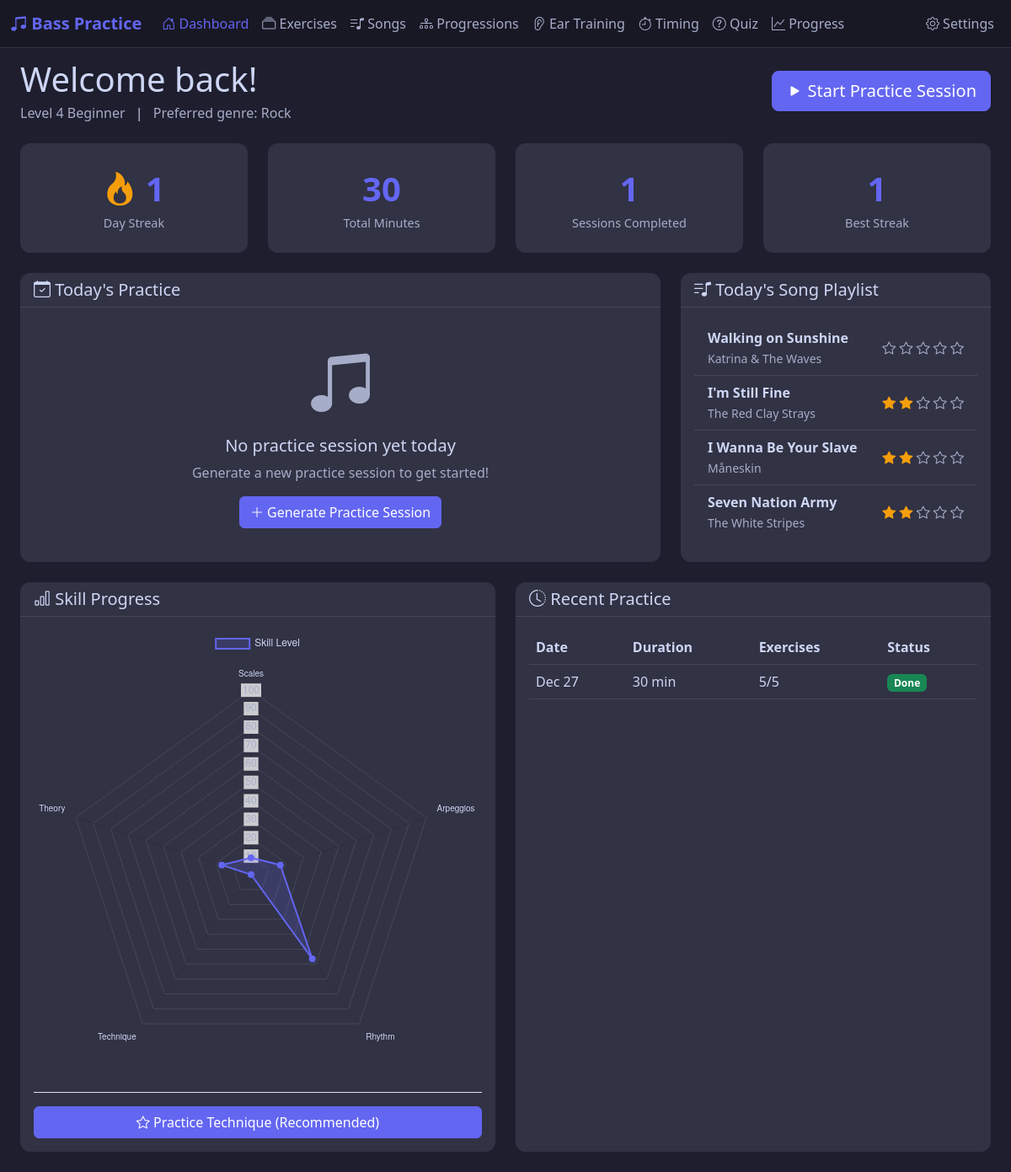
The page / on the database its author committed.
### app/models.py (models this page shows, shortened)
class UserProfile(db.Model):
    __tablename__ = 'user_profile'
    id = db.Column(db.Integer, primary_key=True)
    skill_level = db.Column(db.Integer, default=1)  # 1-10 scale
    skill_category = db.Column(db.String(20), default='beginner')  # beginner, intermediate, advanced
    preferred_genre = db.Column(db.String(50), default='rock')
    session_duration = db.Column(db.Integer, default=30)  # minutes
    bass_tuning = db.Column(db.String(20), default='standard')
    created_at = db.Column(db.DateTime, default=datetime.utcnow)

class PracticeStreak(db.Model):
    __tablename__ = 'practice_streaks'
    id = db.Column(db.Integer, primary_key=True)
    current_streak = db.Column(db.Integer, default=0)
    longest_streak = db.Column(db.Integer, default=0)
    last_practice_date = db.Column(db.Date)
    total_practice_days = db.Column(db.Integer, default=0)
    updated_at = db.Column(db.DateTime, default=datetime.utcnow, onupdate=datetime.utcnow)

class Song(db.Model):
    __tablename__ = 'songs'
    id = db.Column(db.Integer, primary_key=True)
    title = db.Column(db.String(100), nullable=False)
    artist = db.Column(db.String(100))
    genre = db.Column(db.String(50))
    difficulty_level = db.Column(db.Integer)  # 1-10
    key_signature = db.Column(db.String(10))
    tempo_bpm = db.Column(db.Integer)
    duration_minutes = db.Column(db.Integer)
    bass_notes = db.Column(db.Text)  # JSON array of bass notes/tabs
    chord_progression = db.Column(db.Text)  # JSON array of chords
    youtube_url = db.Column(db.String(255))
    practice_notes = db.Column(db.Text)
    mastery_level = db.Column(db.Integer, default=0)  # 0-5 scale
    last_practiced = db.Column(db.Date)
    practice_count = db.Column(db.Integer, default=0)
    created_at = db.Column(db.DateTime, default=datetime.utcnow)

class Progress(db.Model):
    __tablename__ = 'progress'
    id = db.Column(db.Integer, primary_key=True)
    category = db.Column(db.String(30), nullable=False)  # scales, arpeggios, etc.
    skill_level = db.Column(db.Float, default=0.0)  # 0.0-1.0 progress within level
    exercises_completed = db.Column(db.Integer, default=0)
    total_practice_time = db.Column(db.Integer, default=0)  # minutes
    last_practiced = db.Column(db.Date)
    updated_at = db.Column(db.DateTime, default=datetime.utcnow, onupdate=datetime.utcnow)

class PracticeSession(db.Model):
    __tablename__ = 'practice_sessions'
    id = db.Column(db.Integer, primary_key=True)
    session_date = db.Column(db.Date, nullable=False, default=date.today)
    planned_duration = db.Column(db.Integer)  # minutes
    actual_duration = db.Column(db.Integer)  # minutes
    completed_exercises = db.Column(db.Integer, default=0)
    total_exercises = db.Column(db.Integer, default=0)
    session_notes = db.Column(db.Text)
    session_rating = db.Column(db.Integer)  # 1-5 stars
    is_completed = db.Column(db.Boolean, default=False)
    created_at = db.Column(db.DateTime, default=datetime.utcnow)
    exercises = db.relationship('SessionExercise', backref='session', lazy=True, cascade='all, delete-orphan')

### app/routes.py (the view)
@main_bp.route('/')
def dashboard():
    profile = UserProfile.query.first()
    if not profile:
        return redirect(url_for('main.settings'))
    streak = PracticeStreak.query.first()
    if not streak:
        streak = PracticeStreak()
        db.session.add(streak)
        db.session.commit()
    today = date.today()
    todays_session = PracticeSession.query.filter_by(session_date=today).first()
    recent_sessions = PracticeSession.query.order_by(
        PracticeSession.session_date.desc()
    ).limit(7).all()
    progress_data = Progress.query.all()
    song_playlist = generate_daily_song_playlist()
    total_practice_time = db.session.query(
        db.func.sum(PracticeSession.actual_duration)
    ).scalar() or 0
    total_sessions = PracticeSession.query.filter_by(is_completed=True).count()
    lowest_category = None
    if progress_data:
        lowest_progress = min(progress_data, key=lambda p: p.skill_level)
        lowest_category = lowest_progress.category
    else:
        lowest_category = EXERCISE_CATEGORIES[0] if EXERCISE_CATEGORIES else 'scales'
    return render_template('dashboard.html',
        profile=profile,
        streak=streak,
        todays_session=todays_session,
        recent_sessions=recent_sessions,
        progress_data=progress_data,
        song_playlist=song_playlist,
        total_practice_time=total_practice_time,
        total_sessions=total_sessions,
        recommended_category=lowest_category
    )

### app/templates/dashboard.html (shortened to what this page needs)
{% extends "base.html" %}
{% block content %}
<div class="container-fluid px-4">
    <div class="row mb-4">
        <div class="col-12">
            <div class="d-flex justify-content-between align-items-center">
                <div>
                    <h1 class="mb-1">Welcome back!</h1>
                    <p class="text-secondary mb-0">
                        Level {{ profile.skill_level }} {{ profile.skill_category|capitalize }}
                        <span class="mx-2">|</span>
                        Preferred genre: {{ profile.preferred_genre|capitalize }}
                    </p>
                </div>
                <form action="{{ url_for('main.generate_practice') }}" method="POST">
                    <button type="submit" class="btn btn-primary btn-lg">
                        <i class="bi bi-play-fill"></i> Start Practice Session
                    </button>
                </form>
            </div>
        </div>
    </div>
    <div class="row mb-4">
        <div class="col-md-3">
            <div class="card stat-card">
                <div class="stat-value">
                    <i class="bi bi-fire streak-fire"></i> {{ streak.current_streak }}
                </div>
                <div class="stat-label">Day Streak</div>
            </div>
        </div>
        <div class="col-md-3">
            <div class="card stat-card">
                <div class="stat-value">{{ total_practice_time }}</div>
                <div class="stat-label">Total Minutes</div>
            </div>
        </div>
        <div class="col-md-3">
            <div class="card stat-card">
                <div class="stat-value">{{ total_sessions }}</div>
                <div class="stat-label">Sessions Completed</div>
            </div>
        </div>
        <div class="col-md-3">
            <div class="card stat-card">
                <div class="stat-value">{{ streak.longest_streak }}</div>
                <div class="stat-label">Best Streak</div>
            </div>
        </div>
    </div>
    <div class="row">
        <div class="col-lg-8 mb-4">
            <div class="card h-100">
                <div class="card-header d-flex justify-content-between align-items-center">
                    <h5 class="mb-0"><i class="bi bi-calendar-check"></i> Today's Practice</h5>
                </div>
                <div class="card-body">
                    {% if todays_session %}
                        <div class="mb-3">
                            <div class="d-flex justify-content-between mb-2">
                                <span>Progress</span>
                                <span>{{ todays_session.completed_exercises }} / {{ todays_session.total_exercises }} exercises</span>
                            </div>
                            <div class="progress" style="height: 10px;">
                                {% set progress_pct = (todays_session.completed_exercises / todays_session.total_exercises * 100) if todays_session.total_exercises > 0 else 0 %}
                                <div class="progress-bar bg-primary" style="width: {{ progress_pct }}%"></div>
                            </div>
                        </div>
                        {% if not todays_session.is_completed %}
                            <a href="{{ url_for('main.practice_session', session_id=todays_session.id) }}" class="btn btn-primary">
                                <i class="bi bi-play-fill"></i> Continue Practice
                            </a>
                        {% else %}
                            <p class="text-success mb-0">
                                <i class="bi bi-check-circle-fill"></i> Great job! You completed today's practice.
                            </p>
                        {% endif %}
                    {% else %}
                        <div class="text-center py-4">
                            <i class="bi bi-music-note-beamed display-1 text-secondary"></i>
                            <h5 class="mt-3">No practice session yet today</h5>
                            <p class="text-secondary">Generate a new practice session to get started!</p>
                            <form action="{{ url_for('main.generate_practice') }}" method="POST" class="d-inline">
                                <button type="submit" class="btn btn-primary">
                                    <i class="bi bi-plus-lg"></i> Generate Practice Session
                                </button>
                            </form>
                        </div>
                    {% endif %}
                </div>
            </div>
        </div>
        <div class="col-lg-4 mb-4">
            <div class="card h-100">
                <div class="card-header">
                    <h5 class="mb-0"><i class="bi bi-music-note-list"></i> Today's Song Playlist</h5>
                </div>
                <div class="card-body">
                    {% if song_playlist %}
                        <ul class="list-group list-group-flush">
                            {% for song in song_playlist %}
                                <li class="list-group-item bg-transparent d-flex justify-content-between align-items-center">
                                    <div>
                                        <strong>{{ song.title }}</strong>
                                        {% if song.artist %}
                                            <br><small class="text-secondary">{{ song.artist }}</small>
                                        {% endif %}
                                    </div>
                                    <div class="mastery-stars">
                                        {% for i in range(5) %}
                                            <i class="bi bi-star{% if i < song.mastery_level %}-fill{% endif %}"></i>
                                        {% endfor %}
                                    </div>
                                </li>
                            {% endfor %}
                        </ul>
                    {% endif %}
                </div>
            </div>
        </div>
    </div>
    <div class="row">
        <div class="col-lg-6 mb-4">
            <div class="card h-100">
                <div class="card-header">
                    <h5 class="mb-0"><i class="bi bi-bar-chart"></i> Skill Progress</h5>
                </div>
                <div class="card-body">
                    <canvas id="progressChart"></canvas>
                    {% if recommended_category %}
                    <div class="mt-3 pt-3 border-top">
                        <a href="{{ url_for('main.get_recommended_exercise') }}" class="btn btn-primary w-100">
                            <i class="bi bi-star"></i> Practice {{ recommended_category|title }} (Recommended)
                        </a>
                    </div>
                    {% endif %}
                </div>
            </div>
        </div>
        <div class="col-lg-6 mb-4">
            <div class="card h-100">
                <div class="card-header">
                    <h5 class="mb-0"><i class="bi bi-clock-history"></i> Recent Practice</h5>
                </div>
                <div class="card-body">
                    {% if recent_sessions %}
                        <div class="table-responsive">
                            <table class="table table-dark table-hover">
                                <thead>
                                    <tr>
                                        <th>Date</th>
                                        <th>Duration</th>
                                        <th>Exercises</th>
                                        <th>Status</th>
                                    </tr>
                                </thead>
                                <tbody>
                                    {% for session in recent_sessions %}
                                        <tr>
                                            <td>{{ session.session_date.strftime('%b %d') }}</td>
                                            <td>{{ session.actual_duration or session.planned_duration }} min</td>
                                            <td>{{ session.completed_exercises }}/{{ session.total_exercises }}</td>
                                            <td>
                                                {% if session.is_completed %}
                                                    <span class="badge bg-success">Done</span>
                                                {% else %}
                                                    <a href="{{ url_for('main.practice_session', session_id=session.id) }}" class="badge bg-warning text-dark">Resume</a>
                                                {% endif %}
                                            </td>
                                        </tr>
                                    {% endfor %}
                                </tbody>
                            </table>
                        </div>
                    {% else %}
                        <p class="text-center text-secondary py-4">No practice sessions yet. Start your first one!</p>
                    {% endif %}
                </div>
            </div>
        </div>
    </div>
</div>
{% endblock %}
{% block extra_js %}
<script>
    // Progress Chart
    const ctx = document.getElementById('progressChart');
    if (ctx) {
        new Chart(ctx, {
            type: 'radar',
            data: {
                labels: ['Scales', 'Arpeggios', 'Rhythm', 'Technique', 'Theory'],
                datasets: [{
                    label: 'Skill Level',
                    data: [
                        {% for p in progress_data %}
                            {{ (p.skill_level * 100)|round(1) }}{% if not loop.last %},{% endif %}
                        {% endfor %}
                    ],
                    backgroundColor: 'rgba(99, 102, 241, 0.2)',
                    borderColor: 'rgb(99, 102, 241)',
                    borderWidth: 2,
                    pointBackgroundColor: 'rgb(99, 102, 241)'
                }]
            },
            options: {
                responsive: true,
                scales: {
                    r: {
                        beginAtZero: true,
                        max: 100,
                        ticks: {
                            color: '#a6adc8'
                        },
                        grid: {
                            color: 'rgba(255,255,255,0.1)'
                        },
                        pointLabels: {
                            color: '#cdd6f4'
                        }
                    }
                },
                plugins: {
                    legend: {
                        labels: {
                            color: '#cdd6f4'
                        }
                    }
                }
            }
        });
    }
</script>
{% endblock %}

### rows shown on the page
UserProfile: skill_level "4", skill_category "Beginner", preferred_genre "Rock"
PracticeStreak: current_streak "1", longest_streak "1"
Song: title "Walking on Sunshine", artist "Katrina & The Waves", mastery_level 0 (drawn)
Song: title "I'm Still Fine", artist "The Red Clay Strays", mastery_level 2 (drawn)
Song: title "I Wanna Be Your Slave", artist "Måneskin", mastery_level 2 (drawn)
Song: title "Seven Nation Army", artist "The White Stripes", mastery_level 2 (drawn)
Progress: category "Technique"
PracticeSession: session_date "Dec 27", actual_duration "30", completed_exercises "5", total_exercises "5", is_completed "Done"

### other values the page prints
{{ total_practice_time }} "30"
{{ total_sessions }} "1"
chart data {{ (p.skill_level * 100)|round(1) }} 9.1, 16.7, 56.5, 0.0, 16.7
